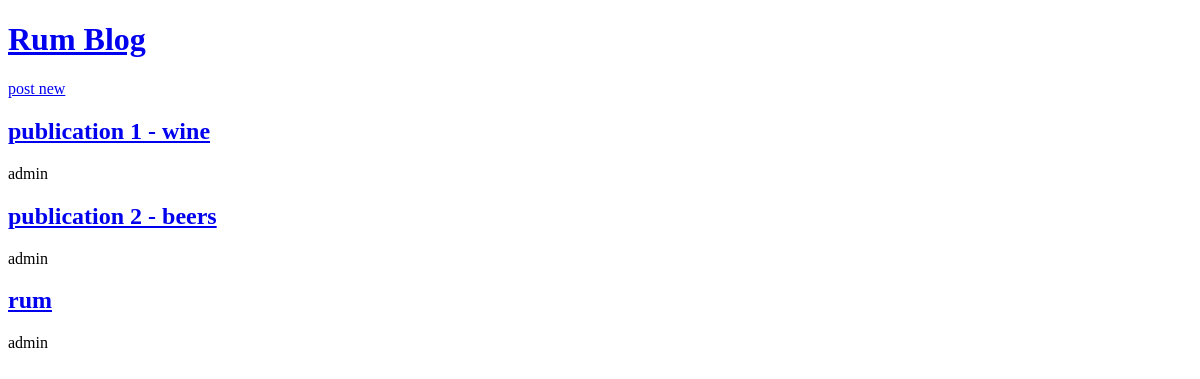
The app's page /, older data.
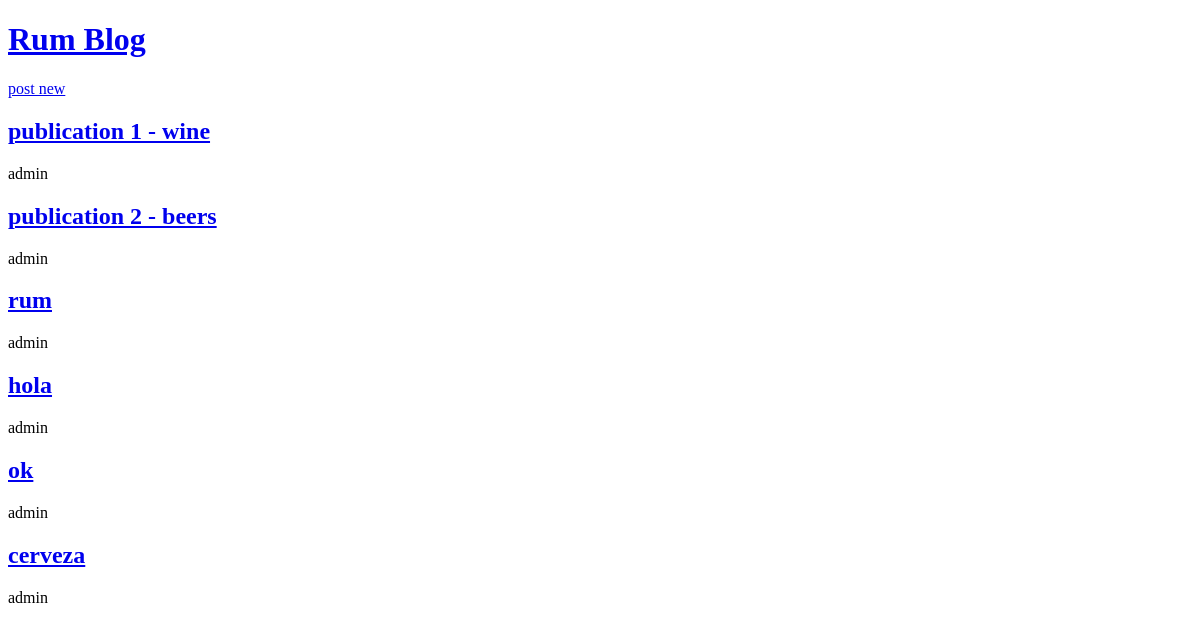
The same page, newer data.
### blogs/models.py (models this page shows, shortened)
class Publication(models.Model):
    title = models.CharField(max_length=200)
    author = models.ForeignKey(
        "auth.User",
        on_delete=models.CASCADE,
    )
    body = models.TextField()

### blogs/views.py (the view)
# urls.py: path('', BlogListView.as_view(), name='home'),
class BlogListView(ListView):
    model = Publication
    template_name = 'home.html'

### templates/home.html
{% extends "base.html" %}
{% block content %}
    {% for publication in publication_list %}
        <h2><a href="{% url 'post_detail' publication.pk %}">{{ publication.title }}</a></h2>
        <p>{{ publication.author }}</p>
    {% endfor %}
{% endblock content %}

### templates/base.html (shortened to what this page needs)
<!DOCTYPE html>
<html lang="en">
<head>
</head>
<body>
    <header>
        <h1><a href="{% url 'home' %}">Rum Blog</a></h1>
    </header>
    <a href="{% url 'post_new' %}">post new</a>
    <section>
        {% block content %}
        {% endblock content %}
    </section>
</body>
</html>

Row changes from the older to the newer data that the page shows:
added Publication: title "hola", author "admin"
added Publication: title "ok", author "admin"
added Publication: title "cerveza", author "admin"
